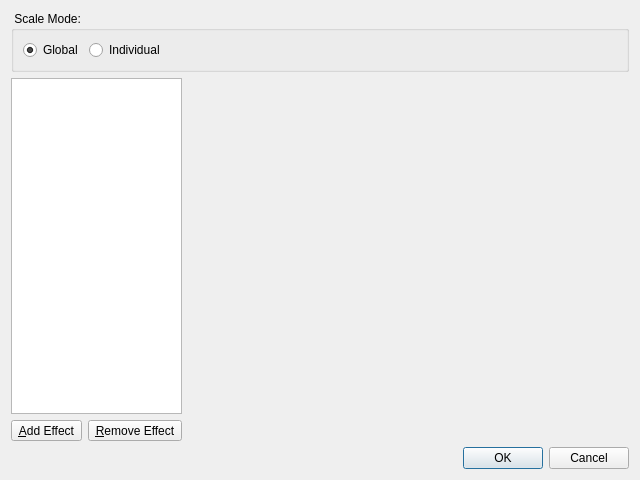
<?xml version="1.0" encoding="UTF-8"?>
<ui version="4.0">
<comment> Copyright (C) 2019 - 2020 by Pedro Mendes, Rector and Visitors of the </comment>
<comment> University of Virginia, University of Heidelberg, and University </comment>
<comment> of Connecticut School of Medicine. </comment>
<comment> All rights reserved. </comment>

<comment> Copyright (C) 2017 - 2018 by Pedro Mendes, Virginia Tech Intellectual </comment>
<comment> Properties, Inc., University of Heidelberg, and University of </comment>
<comment> of Connecticut School of Medicine. </comment>
<comment> All rights reserved. </comment>

<comment> Copyright (C) 2013 - 2016 by Pedro Mendes, Virginia Tech Intellectual </comment>
<comment> Properties, Inc., University of Heidelberg, and The University </comment>
<comment> of Manchester. </comment>
<comment> All rights reserved. </comment>

 <comment> All rights reserved. </comment>
 <class>CQAnimationSettingsEditor</class>
 <widget class="QDialog" name="CQAnimationSettingsEditor">
  <property name="geometry">
   <rect>
    <x>0</x>
    <y>0</y>
    <width>640</width>
    <height>480</height>
   </rect>
  </property>
  <property name="minimumSize">
   <size>
    <width>640</width>
    <height>480</height>
   </size>
  </property>
  <property name="windowTitle">
   <string>Dialog</string>
  </property>
  <layout class="QVBoxLayout" name="verticalLayout_2">
   <item>
    <widget class="QGroupBox" name="grpScaleMode">
     <property name="sizePolicy">
      <sizepolicy hsizetype="Preferred" vsizetype="Fixed">
       <horstretch>0</horstretch>
       <verstretch>0</verstretch>
      </sizepolicy>
     </property>
     <property name="title">
      <string> Scale Mode: </string>
     </property>
     <layout class="QHBoxLayout" name="horizontalLayout">
      <item>
       <widget class="QRadioButton" name="radGlobal">
        <property name="text">
         <string>Global</string>
        </property>
        <property name="checked">
         <bool>true</bool>
        </property>
       </widget>
      </item>
      <item>
       <widget class="QRadioButton" name="radIndividual">
        <property name="text">
         <string>Individual</string>
        </property>
       </widget>
      </item>
      <item>
       <spacer name="horizontalSpacer">
        <property name="orientation">
         <enum>Qt::Horizontal</enum>
        </property>
        <property name="sizeHint" stdset="0">
         <size>
          <width>304</width>
          <height>20</height>
         </size>
        </property>
       </spacer>
      </item>
     </layout>
    </widget>
   </item>
   <item>
    <layout class="QHBoxLayout" name="horizontalLayout_3">
     <item>
      <layout class="QVBoxLayout" name="verticalLayout">
       <item>
        <widget class="QListWidget" name="listWidget">
         <property name="sizePolicy">
          <sizepolicy hsizetype="Preferred" vsizetype="Expanding">
           <horstretch>0</horstretch>
           <verstretch>0</verstretch>
          </sizepolicy>
         </property>
         <property name="minimumSize">
          <size>
           <width>150</width>
           <height>0</height>
          </size>
         </property>
         <property name="selectionMode">
          <enum>QAbstractItemView::ExtendedSelection</enum>
         </property>
        </widget>
       </item>
       <item>
        <layout class="QHBoxLayout" name="horizontalLayout_2">
         <item>
          <widget class="QToolButton" name="cmdAddEffect">
           <property name="text">
            <string>&amp;Add Effect</string>
           </property>
          </widget>
         </item>
         <item>
          <widget class="QToolButton" name="cmdRemoveEffect">
           <property name="text">
            <string>&amp;Remove Effect</string>
           </property>
          </widget>
         </item>
        </layout>
       </item>
      </layout>
     </item>
     <item>
      <widget class="CQEffectDescriptionEdit" name="widget" native="true">
       <property name="sizePolicy">
        <sizepolicy hsizetype="Expanding" vsizetype="Expanding">
         <horstretch>0</horstretch>
         <verstretch>0</verstretch>
        </sizepolicy>
       </property>
       <property name="minimumSize">
        <size>
         <width>300</width>
         <height>150</height>
        </size>
       </property>
      </widget>
     </item>
    </layout>
   </item>
   <item>
    <widget class="QDialogButtonBox" name="buttonBox">
     <property name="orientation">
      <enum>Qt::Horizontal</enum>
     </property>
     <property name="standardButtons">
      <set>QDialogButtonBox::Cancel|QDialogButtonBox::Ok</set>
     </property>
    </widget>
   </item>
  </layout>
 </widget>
 <customwidgets>
  <customwidget>
   <class>CQEffectDescriptionEdit</class>
   <extends>QWidget</extends>
   <header location="global">copasi/qlayout/CQEffectDescriptionEdit.h</header>
   <container>1</container>
  </customwidget>
 </customwidgets>
 <tabstops>
  <tabstop>radGlobal</tabstop>
  <tabstop>radIndividual</tabstop>
  <tabstop>listWidget</tabstop>
  <tabstop>cmdAddEffect</tabstop>
  <tabstop>cmdRemoveEffect</tabstop>
  <tabstop>buttonBox</tabstop>
 </tabstops>
 <resources/>
 <connections>
  <connection>
   <sender>buttonBox</sender>
   <signal>accepted()</signal>
   <receiver>CQAnimationSettingsEditor</receiver>
   <slot>accept()</slot>
   <hints>
    <hint type="sourcelabel">
     <x>257</x>
     <y>288</y>
    </hint>
    <hint type="destinationlabel">
     <x>157</x>
     <y>274</y>
    </hint>
   </hints>
  </connection>
  <connection>
   <sender>buttonBox</sender>
   <signal>rejected()</signal>
   <receiver>CQAnimationSettingsEditor</receiver>
   <slot>reject()</slot>
   <hints>
    <hint type="sourcelabel">
     <x>325</x>
     <y>288</y>
    </hint>
    <hint type="destinationlabel">
     <x>286</x>
     <y>274</y>
    </hint>
   </hints>
  </connection>
  <connection>
   <sender>radGlobal</sender>
   <signal>clicked()</signal>
   <receiver>CQAnimationSettingsEditor</receiver>
   <slot>slotScaleModeChanged()</slot>
   <hints>
    <hint type="sourcelabel">
     <x>42</x>
     <y>43</y>
    </hint>
    <hint type="destinationlabel">
     <x>6</x>
     <y>62</y>
    </hint>
   </hints>
  </connection>
  <connection>
   <sender>radIndividual</sender>
   <signal>clicked()</signal>
   <receiver>CQAnimationSettingsEditor</receiver>
   <slot>slotScaleModeChanged()</slot>
   <hints>
    <hint type="sourcelabel">
     <x>106</x>
     <y>38</y>
    </hint>
    <hint type="destinationlabel">
     <x>-2</x>
     <y>87</y>
    </hint>
   </hints>
  </connection>
  <connection>
   <sender>cmdAddEffect</sender>
   <signal>clicked()</signal>
   <receiver>CQAnimationSettingsEditor</receiver>
   <slot>slotEffectAdded()</slot>
   <hints>
    <hint type="sourcelabel">
     <x>51</x>
     <y>244</y>
    </hint>
    <hint type="destinationlabel">
     <x>9</x>
     <y>242</y>
    </hint>
   </hints>
  </connection>
  <connection>
   <sender>cmdRemoveEffect</sender>
   <signal>clicked()</signal>
   <receiver>CQAnimationSettingsEditor</receiver>
   <slot>slotEffectRemoved()</slot>
   <hints>
    <hint type="sourcelabel">
     <x>119</x>
     <y>247</y>
    </hint>
    <hint type="destinationlabel">
     <x>1</x>
     <y>214</y>
    </hint>
   </hints>
  </connection>
  <connection>
   <sender>listWidget</sender>
   <signal>itemSelectionChanged()</signal>
   <receiver>CQAnimationSettingsEditor</receiver>
   <slot>slotSelectionChanged()</slot>
   <hints>
    <hint type="sourcelabel">
     <x>91</x>
     <y>136</y>
    </hint>
    <hint type="destinationlabel">
     <x>5</x>
     <y>167</y>
    </hint>
   </hints>
  </connection>
 </connections>
 <slots>
  <slot>slotScaleModeChanged()</slot>
  <slot>slotSelectionChanged()</slot>
  <slot>slotEffectAdded()</slot>
  <slot>slotEffectRemoved()</slot>
 </slots>
</ui>
